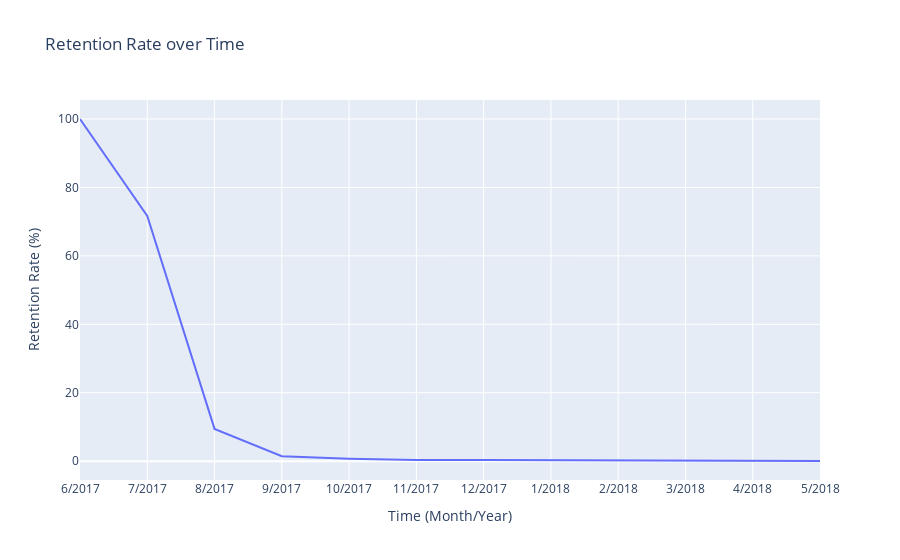

Notebook code cell kept with this figure:
### Code cell
# 3a
clv_data_cohort_0 = clv_data[clv_data.cohort == 0]
initial_cohort_size = clv_data_cohort_0.user.nunique()
active_users_per_month = clv_data_cohort_0.groupby(
    ["time_year", "time_month"], as_index=False
)["user"].nunique()

retention_rate_time = pd.DataFrame()
retention_rate_time["time"] = (
    active_users_per_month[["time_month", "time_year"]]
    .astype(str)
    .agg("/".join, axis=1)
)
retention_rate_time["retention_rate"] = (
    active_users_per_month.user / initial_cohort_size
) * 100

# 3b
fig = px.line(
    x=retention_rate_time["time"],
    y=retention_rate_time["retention_rate"],
    labels={"x": "Time (Month/Year)", "y": "Retention Rate (%)"},
    title="Retention Rate over Time",
)
fig.show()
retention_rate_time

### Figure 1 — Plotly figure (JSON) as saved in the notebook; plotly's stock layout.template omitted (floating-point values rounded to 4 significant figures)
{"data": [{"hovertemplate": "Time (Month/Year)=%{x}<br>Retention Rate (%)=%{y}<extra></extra>", "legendgroup": "", "line": {"color": "#636efa", "dash": "solid"}, "marker": {"symbol": "circle"}, "mode": "lines", "name": "", "orientation": "v", "showlegend": false, "type": "scatter", "x": ["6/2017", "7/2017", "8/2017", "9/2017", "10/2017", "11/2017", "12/2017", "1/2018", "2/2018", "3/2018", "4/2018", "5/2018"], "xaxis": "x", "y": [100, 71.65, 9.436, 1.422, 0.7112, 0.3319, 0.3319, 0.2371, 0.1897, 0.04742, 0.04742, 0.04742], "yaxis": "y"}], "layout": {"legend": {"tracegroupgap": 0}, "title": {"text": "Retention Rate over Time"}, "xaxis": {"anchor": "y", "domain": [0, 1], "title": {"text": "Time (Month/Year)"}}, "yaxis": {"anchor": "x", "domain": [0, 1], "title": {"text": "Retention Rate (%)"}}}}
